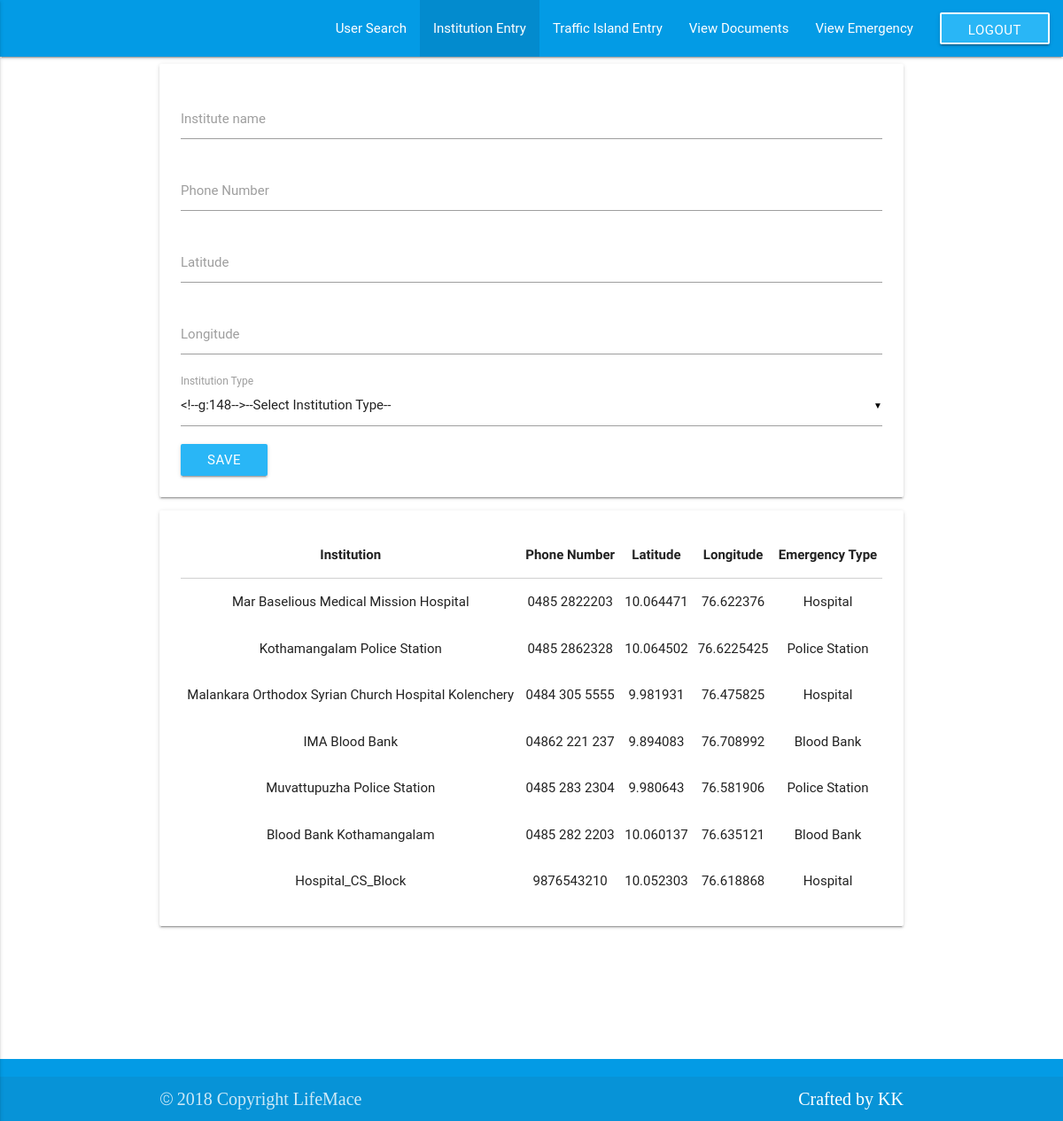
/InstitutionEntry.php, run on the app's committed database.
### tables this page shows
CREATE TABLE `tbl_institution` (
  `inst_id` int(11) NOT NULL,
  `inst_name` varchar(60) NOT NULL,
  `inst_phno` varchar(30) NOT NULL,
  `latitude` varchar(30) NOT NULL,
  `longitude` varchar(30) NOT NULL,
  `type_id` int(11) NOT NULL
);

CREATE TABLE `tbl_emerg_type` (
  `type_id` int(11) NOT NULL,
  `type_name` varchar(30) NOT NULL
);

### InstitutionEntry.php (the view, shortened to what this page needs)
<?php
include('connection.php');
?>
<!DOCTYPE html PUBLIC "-//W3C//DTD XHTML 1.0 Transitional//EN" "http://www.w3.org/TR/xhtml1/DTD/xhtml1-transitional.dtd">
<html xmlns="http://www.w3.org/1999/xhtml">
<head>
       <link rel="stylesheet" href="materialize/materialize.min.css">
</head>
<body>
<nav>
      <div class="nav-wrapper light-blue darken-1">
        <ul class="right hide-on-med-and-down">
          <li ><a href="HomePage.php" >User Search</a></li>
          <li class="active"><a href="InstitutionEntry.php" >Institution Entry</a></li>
    <li><a href="TrafficIslandEntry.php" >Traffic Island Entry</a></li>
    <li><a href="ViewDocumentDetails.php" >View Documents</a></li>
    <li><a href="ViewEmergency.php" >View Emergency</a></li>
    <li><a href="index.php" class="btn light-blue lighten-1" style="border: 2px solid #fff;">Logout</a></li>
        </ul>
      </div>
    </nav>
<div class="container">
<div class="card">
  <div class="card-content">
<p>
<form id="form1" name="form1" method="post" action="">
      <div class="input-field">
      <input type="text" name="instname" id="instname" required="required" />
      <label for="instname">Institute name</label>
      </div>
    <div class="input-field">
      <input type="text" name="phnum" id="phnum" required="required" />
      <label for="phnum">Phone Number</label>
    </div>
    <div class="input-field">
      <input type="text" name="lat" id="lat" required="required"/>
      <label for="lat">Latitude</label>
    </div>
    <div class="input-field">
      <input type="text" name="longitude" id="longitude" required="required" />
   <label for="longitude">Longitude</label>
    </div>
    <div class="input-field">
   <label for="instlist" >Institution Type</label>
    </div>
    <div class='input-field col s1'>
             <a href=""> <button class="btn waves-effect waves-light light-blue lighten-1" type="submit" name="btn_save">
                    Save</button></a>
                </div>
</form>
</p>
</div>
</div>
<div class="card">
  <div class="card-content">
<table class="stripped centered highlight responsive-table">
   <thead>
    <tr>
        <th>Institution</th>
  <th >Phone Number</th>
  <th >Latitude</th>
  <th >Longitude</th>
    <th >Emergency Type</th>
    </tr>
</thead><tbody>
  <?php
  $sel="select * from tbl_institution";
  $selq=mysqli_query($con,$sel);
  while($row=mysqli_fetch_array($selq))
  {
  ?>
  <tr>
    <td ><?php echo $row['inst_name'];?></td>
    <td ><?php echo $row['inst_phno'];?></td>
        <td ><?php echo $row['latitude'];?></td>
    <td ><?php echo $row['longitude'];?></td>
        <td >
    <?php
        $typeid=$row['type_id'];
        $qry="select * from tbl_emerg_type where type_id='$typeid'";
        $sq=mysqli_query($con,$qry);
        while($r=mysqli_fetch_array($sq))
        {
          $tname=$r['type_name'];
          echo $tname;
        }
     ?>
        </td>
</tr>
<?php
}
?>
    </tbody>
</table>
</div>
</div>
<br/>
<br/>
<br/>
<br/>
<br/>
<br/>
</div>
<footer class="page-footer light-blue darken-1">
      <div class="footer-copyright ">
            <div class="container">
            <span style="font-size: 20px;">&copy;</span>&nbsp;<span style="font-family:cursive; font-size: 20px;">2018 Copyright LifeMace</span>
            <a class="white-text text-lighten-4 right" href="#!"><span style="font-family:cursive;font-size: 20px;">Crafted by KK</span></a>
            </div>
          </div>
        </footer>
</body>
</html>

### data on the page
tbl_institution: inst_name "Mar Baselious Medical Mission Hospital", inst_phno "0485 2822203", latitude "10.064471", longitude "76.622376"
tbl_emerg_type: type_name "Hospital"
tbl_institution: inst_name "Kothamangalam Police Station", inst_phno "0485 2862328", latitude "10.064502", longitude "76.6225425"
tbl_emerg_type: type_name "Police Station"
tbl_institution: inst_name "Malankara Orthodox Syrian Church Hospital Kolenchery", inst_phno "0484 305 5555", latitude "9.981931", longitude "76.475825"
tbl_institution: inst_name "IMA Blood Bank", inst_phno "04862 221 237", latitude "9.894083", longitude "76.708992"
tbl_emerg_type: type_name "Blood Bank"
tbl_institution: inst_name "Muvattupuzha Police Station", inst_phno "0485 283 2304", latitude "9.980643", longitude "76.581906"
tbl_institution: inst_name "Blood Bank Kothamangalam", inst_phno "0485 282 2203", latitude "10.060137", longitude "76.635121"
tbl_institution: inst_name "Hospital_CS_Block", inst_phno "9876543210", latitude "10.052303", longitude "76.618868"
